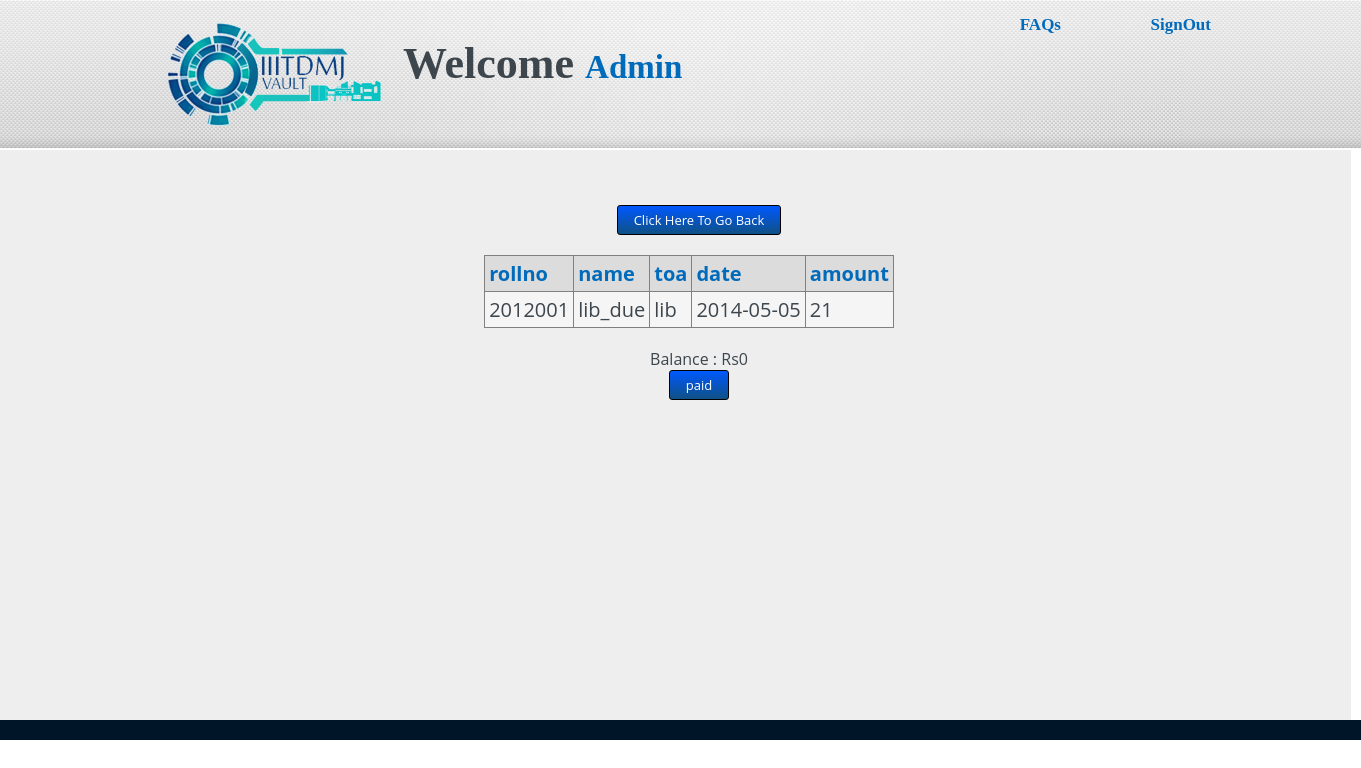
Page /admins_home/library.php on the committed database.
### tables this page shows
CREATE TABLE IF NOT EXISTS `trans` (
  `id` int(10) NOT NULL AUTO_INCREMENT,
  `rollno` int(7) NOT NULL,
  `name` varchar(30) NOT NULL,
  `toa` varchar(10) NOT NULL,
  `date` date NOT NULL,
  `amount` float DEFAULT NULL,
  PRIMARY KEY (`id`),
  KEY `rollno` (`rollno`),
  KEY `toa` (`toa`)
);

CREATE TABLE IF NOT EXISTS `account` (
  `name` varchar(10) NOT NULL,
  `password` varchar(10) NOT NULL,
  `bal` float NOT NULL DEFAULT '0',
  PRIMARY KEY (`name`)
);

### admins_home/library.php (the view, shortened to what this page needs)
<html>
	<head>
		<link href="css.css" rel="stylesheet" type="text/css">
	</head>
	<body>
		<div id="header">
			<div id="header1">
				<img id="logo" src="images/iiit.png">
				<h2 class="welcome">Welcome <span class="user">Admin</span></h2>
			</div>
			<a href=# class="header-faq">FAQs</a>
			<a href="signout.php" class="header-signout">SignOut</a>
		</div>
		<table id="main" >
			<tr>
			<td style="vertical-align:top">
			</td>
			<td style="padding-right: 100px;height: 500px;">
		    <div id="main-right" style="padding-bottom: 0px;align-content: center;padding-right: 100px;padding-top: 10px;">
		    <center style="
    padding-bottom: 260px;
"><a href="admin.php"><input type="submit" name="back" value="Click Here To Go Back" class="freshbutton-blue "></a>
<?php
			$qry="SELECT * FROM trans where toa='lib' ORDER BY id DESC";
			$result=mysql_query($qry);
			echo '<table border="1">
			<th>rollno</th>
			<th>name</th>
			<th>toa</th>
			<th>date</th>
			<th>amount</th>';
			while ($row = mysql_fetch_assoc($result))
			{
					echo '<tr>
						<td>'.$row['rollno'].'</td>
						<td>'.$row['name'].'</td>
						<td>'.$row['toa'].'</td>
						<td>'.$row['date'].'</td>
						<td>'.$row['amount'].'</td>
						</tr>';
			}
			echo '</table>';
			$bal=0;
			$qry="SELECT bal FROM account where name='lib' ";
			$result=mysql_query($qry);
			while ($row = mysql_fetch_assoc($result))
			{
				$bal=$row['bal'];
			}
			echo 'Balance : Rs'.$bal;
?>
<form action="library.php" method="post">
	<input type="submit" name="paid" value="paid" class="freshbutton-blue ">
</form>
</div>
			</td>
			</tr>
		</table>
		<div id="footer">
		</div>
	</body>
</html>

### admins_home/css.css (style rules this page uses)
body, input, textarea, select, button, .normal { font-family: "Open Sans","lucida grande","Segoe UI",arial,verdana,"lucida sans unicode",tahoma,sans-serif; font-size: 13px; color: #3d464d; font-weight: normal; }
body { margin: 0 0 0 0; }
a { text-decoration: blink; color: white; font-size: 25; font-family: segoe ui light; }
#main-right table { font-size: 20; margin: 1em 1em 1em 0; background: whitesmoke; border-collapse: collapse; }
#main-right table th, table td { border: 1px silver gainsboro; padding: 0.2em; }
#main-right table th { font-size: 20; background: gainsboro; text-align: left; }
#main-right a { font-size: 20; color:red; }
#header { background: url(images/bg_top3_repeat.jpg) top center repeat-x; height:150px; }
.freshbutton-blue { filter: progid:DXImageTransform.Microsoft.gradient(startColorstr="#168add", endColorstr="#007ee5"); background: -webkit-gradient(linear, left top, left bottom, from(#0058ff), to(#0f5185)); background: -moz-linear-gradient(top, #168add, #007ee5); border: 1px solid #000000; color: white; padding: 5px 16px; border-radius: 3px; }
#header1 { background: url(images/bg_top3.jpg) top center no-repeat; padding: 28px 28px; height:94px; }
#logo { float:left; padding-left: 50px; width: 250px; margin-left: 75px; margin-bottom: 0px; margin-top: -20; }
.header-faq { margin-right: 300px; float: right; margin-top: -135; font-size: 17px; color: #006abb; font-weight: bold; }
.header-signout { margin-right: 150px; float: right; margin-top: -135; font-size: 17px; color: #006abb; font-weight: bold; }
.welcome { margin-top: 10px; font-family: segoe ui light; font-size:44px; }
.user { color:#006abb; font-size:33px; }
#main { background:#eeeeee; margin-top: -1; height:570px; width:1351px; }
#main-right { width: 900px; float: right; }
#main-right th { font-size: 25px; color: #006abb; }
#footer { background-color:#001628; height:20px; }

### rows in the picture
trans: rollno "2012001", name "lib_due", toa "lib", date "2014-05-05", amount "21"
account: bal "0"
